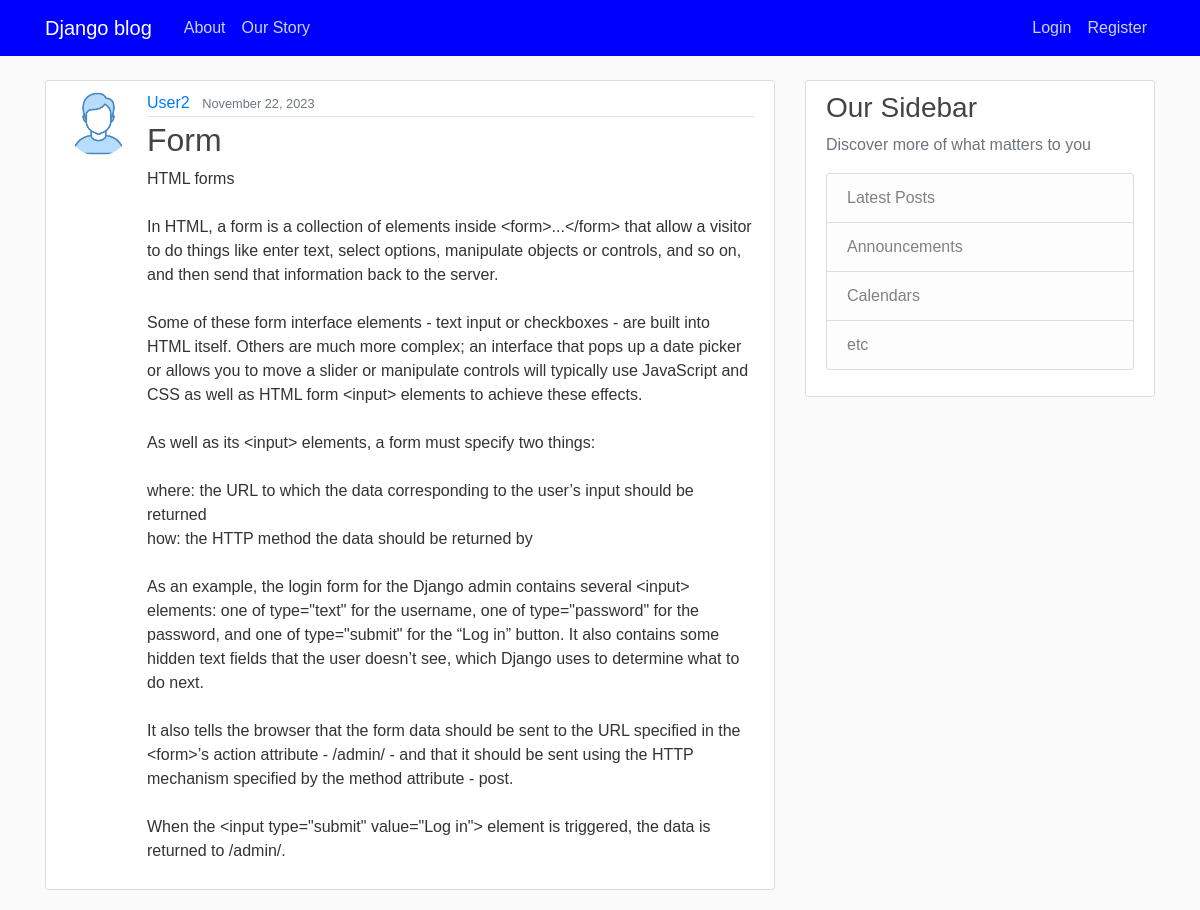
The page /post/41/ on the database its author committed.
### blog/models.py (models this page shows, shortened)
class Post(models.Model):
    id = models.AutoField(primary_key=True)
    title = models.CharField(max_length=100)
    content = models.TextField(blank=True)
    brief = models.TextField(blank=True)
    date_posted = models.DateTimeField(default=timezone.now)
    author = models.ForeignKey(User, on_delete=models.CASCADE)

### users/models.py (models this page shows, shortened)
class Profile(models.Model):
    id = models.AutoField(primary_key=True)
    user = models.OneToOneField(User, on_delete=models.CASCADE)
    image = models.ImageField(default='default.jpg', upload_to='profile_pics')

### blog/views.py (the view)
# urls.py: path('post/<int:pk>/', PostDetailView.as_view(), name='post-detail'),
class PostDetailView(DetailView):
    model = Post

### blog/templates/blog/post_detail.html (shortened to what this page needs)
{% extends "blog/base.html" %}
{% block content %}
  <article class="media content-section">
    <img class="rounded-circle article-img" src="{{ object.author.profile.image.url }}">
    <div class="media-body">
      <div class="article-metadata">
        <a class="mr-2" href="{% url 'user-posts' object.author.username %}">{{ object.author }}</a>
        <small class="text-muted">{{ object.date_posted|date:"F d, Y" }}</small>
      </div>
      <h2 class="article-title">{{ object.title }}</h2>
      <p class="article-content">{{ object.brief }}</p>
    </div>
  </article>
{% endblock content %}

### blog/static/blog/main.css (style rules this page uses)
body { background: #fafafa; color: #333333; margin-top: 5rem; font-family: 'Moulpali', sans-serif; }
h1, h2, h3, h4, h5, h6 { color: #444444; }
.content-section { background: #ffffff; padding: 10px 20px; border: 1px solid #dddddd; border-radius: 3px; margin-bottom: 20px; }
.article-title { color: #444444; }
.article-content { white-space: pre-line; }
.article-img { height: 65px; width: 65px; margin-right: 16px; }
.article-metadata { padding-bottom: 1px; margin-bottom: 4px; border-bottom: 1px solid #e3e3e3 }

### rows shown on the page
Post: author.profile.image (picture), author "User2", date_posted "November 22, 2023", title "Form", brief "HTML forms In HTML, a form is a collection of elements inside <form>...</form> that allow a visitor to do things like enter text, select options, manipulate objects or controls, and so on, and then send that information back to the server. Some of these form interface elements - text input or checkboxes - are built into HTML itself. Others are much more complex; an interface that pops up a date picker or allows you to move a slider or manipulate controls will typically use JavaScript and CSS as well as HTML form <input> elements to achieve these effects. As well as its <input> elements, a form must specify two things: where: the URL to which the data corresponding to the user’s input should…"
